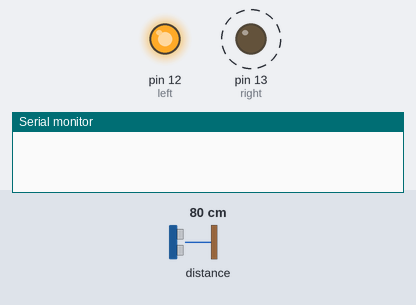
Simulated run of this sketch. Board: Arduino Uno, built with avr-gcc and run on an emulated ATmega328P. Shown: output pins drawn as LEDs (lit = HIGH), the last lines printed to the serial monitor. Wiring (inferred from the names in the program): LIDAR-Lite range finder at I2C address 0x62. Dashed ring = blinking. The inputs (shaded band) are chosen by the test bench; at power-on: distance to the obstacle 80 cm.

Above: at 0.4 s.
At 2.7 s:
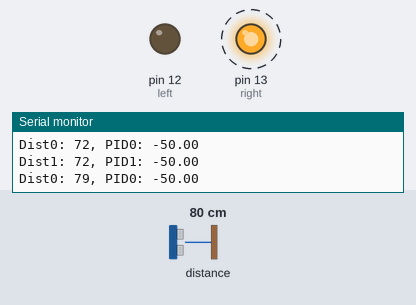
Timing chart, 0 to 3.6 s (numbered marks = the images above):
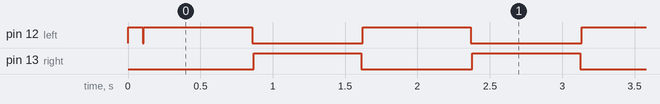

Measured:
- by itself, pin 12 (left): repeats every 1.5 s: HIGH 0.75 s, LOW 0.77 s
- by itself, pin 13 (right): alternates HIGH for 0.75 s and LOW for 0.77 s
- by itself, everything shown: repeats every 1.5 s, in 4 steps

The sketch:

LidarV1PID_p_.ino
```cpp
//#include <I2C.h>
#include <Wire.h>
#include <PID_v1.h>
#define    LIDARLite_ADDRESS   0x62          // Default I2C Address of LIDAR-Lite.
#define    RegisterMeasure     0x00          // Register to write to initiate ranging.
#define    MeasureValue        0x04          // Value to initiate ranging.
#define    RegisterHighLowB    0x8f          // Register to get both High and Low bytes in 1 call.


const int left = 12;
const int right = 13;
int l_0;
int l_1;
int dist;
int active_sensor = 0; //0 is left, 1 is right
// define variables we will be connecting
double setPt, Input, Output;
int Kp = 2;     // initial 2
int Ki = 0.05;  // initial 0.05
int Kd = 0.5;   // initial 0.5

PID PIDleft(&Input, &Output, &setPt, Kp, Ki, Kd, DIRECT);

void setup() {

  //initialize LIDAR's left on, right off
  pinMode(left, OUTPUT);
  pinMode(right, OUTPUT);
  digitalWrite(left, HIGH);
  digitalWrite(right, LOW);

  Serial.begin(9600); //Opens serial connection at 9600bps.
  Wire.begin(); // Opens & joins the irc bus as master
  delay(100); // Waits to make sure everything is powered up before sending or receiving data

  //initialize linked variables
  setPt = 40; //30
  PIDleft.SetOutputLimits(-50, 50);

  //turn on PID loop
  PIDleft.SetMode(AUTOMATIC);

}

void loop() {
  for (int i = 0; i < 2; i++) {
    //    active_sensor = i;
    switch (i) {
      case 0:
        digitalWrite(left, LOW);
        digitalWrite(right, LOW);
        delay(10);
        digitalWrite(left, HIGH);
        delay(10);
        break;
      case 1:
        digitalWrite(left, LOW);
        digitalWrite(right, LOW);
        delay(10);
        digitalWrite(right, HIGH);
        delay(10);
        break;
    }
    //dist array to average dists
    int distSum = 0;

    for (int j = 0; j < 5; j++) {

      Wire.beginTransmission((int)LIDARLite_ADDRESS); // transmit to LIDAR-Lite
      Wire.write((int)RegisterMeasure); // sets register pointer to  (0x00)
      Wire.write((int)MeasureValue); // sets register pointer to  (0x00)
      Wire.endTransmission(); // stop transmitting

      delay(20); // Wait 20ms for transmit

      Wire.beginTransmission((int)LIDARLite_ADDRESS); // transmit to LIDAR-Lite
      Wire.write((int)RegisterHighLowB); // sets register pointer to (0x8f)
      Wire.endTransmission(); // stop transmitting

      delay(20); // Wait 20ms for transmit

      Wire.requestFrom((int)LIDARLite_ADDRESS, 2); // request 2 bytes from LIDAR-Lite

      if (2 <= Wire.available()) // if two bytes were received
      {
        dist = Wire.read(); // receive high byte (overwrites previous reading)
        dist = dist << 8; // shift high byte to be high 8 bits
        dist |= Wire.read(); // receive low byte as lower 8 bits
      }

      switch (i) {
        case 0:
          if (dist < 0 || dist > 400) {
            dist = l_0;
          }
          dist = 0.7 * dist + 0.3 * l_0;
          l_0 = dist;
          break;
        case 1:
          if (dist < 0 || dist > 400) {
            dist = l_1;
          }
          dist = 0.7 * dist + 0.3 * l_1;
          l_1 = dist;
          break;
      }
    distSum = distSum + dist;
   // Serial.print(j);
    //Serial.print(" : ");
    //Serial.println(distSum);
    delay(100);
    }

    dist = distSum / 5;

    //input to PID
    Input = dist;

    // use PID loop
    PIDleft.Compute();
    delay(10);

    // Print Distance
    switch (i) {
      case 0:
        Serial.print("Dist0: ");
        Serial.print(dist);
        Serial.print(", PID0: ");
        Serial.println(Output);
        delay(1);
        break;
      case 1:
        Serial.print("Dist1: ");
        Serial.print(dist);
        Serial.print(", PID1: ");
        Serial.println(Output);
    }
    delay(20);
  }
}
```
